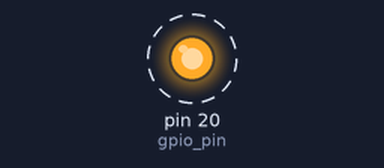
This program was run on a simulated MicroPython board. Shown: output pins drawn as LEDs (lit = HIGH). Dashed ring = blinking.

Above: at 0.2 s.
Timing chart, 0 to 3.0 s (numbered marks = the images above):
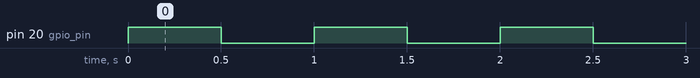

The program:

main.py
```python
# GPIO: LED blink
from machine import Pin
from utime import sleep_ms

gpio_pin = Pin(20, Pin.OUT)


def led_flash(led_pin, time_ms_on, time_ms_off):
    led_pin.value(1)
    # TODO: werk deze functie uit


# Example for a LED flashing once per second
while True:
    # TODO: vervang dit met een aanroep van led_flash met de juiste parameters
    gpio_pin.value(1)
    sleep_ms(500)
    gpio_pin.value(0)
    sleep_ms(500)
```

Measured:
- by itself, pin 20 (gpio_pin): alternates HIGH for 0.50 s and LOW for 0.50 s
